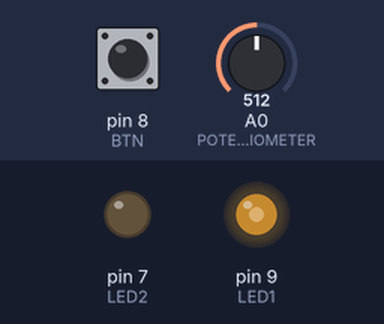
A sketch run on a simulated Arduino Uno, built with avr-gcc and run on an emulated ATmega328P. Shown: output pins drawn as LEDs (lit = HIGH). Dashed ring = blinking. The test bench sets the inputs (shaded band); at power-on: A0 (POTENTIOMETER) = 512, pin 8 (BTN) HIGH.

Above: at 1.2 s.
1.3 s: A0 (POTENTIOMETER) set to 716
At 1.7 s:
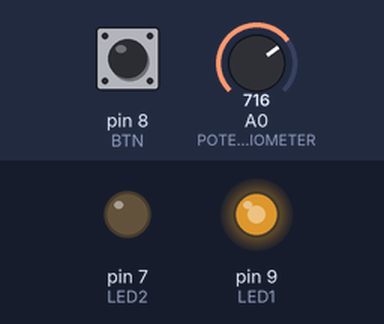
2.8 s: A0 (POTENTIOMETER) set to 900
At 4.0 s:
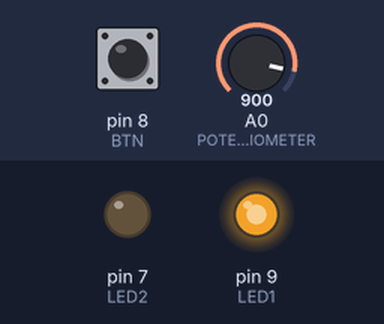
4.3 s: A0 (POTENTIOMETER) set to 122
At 5.2 s:
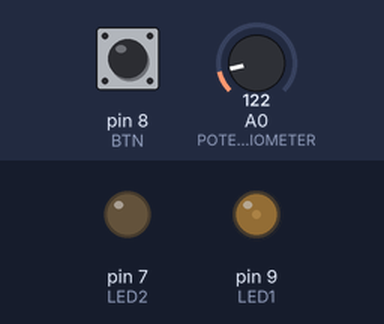
5.8 s: A0 (POTENTIOMETER) set to 0
At 6.3 s:
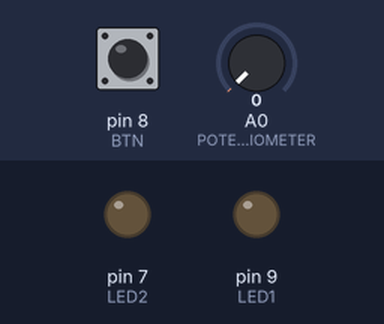
7.3 s: pin 8 (BTN) pulsed LOW 5 times (0.12 s each, 0.3 s apart)
At 7.87 s:
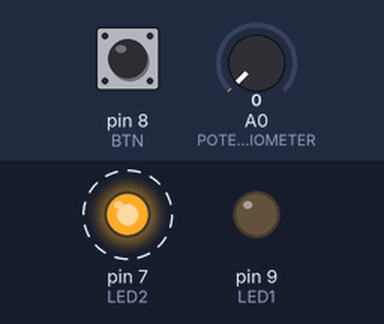
10.3 s: pin 8 (BTN) pulled LOW for 0.15 s
At 11.7 s:
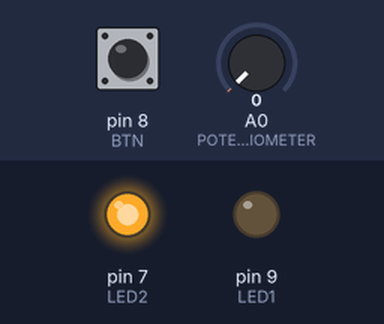
Timing chart, 0 to 12.9 s (numbered marks = the images above; inputs shaded):
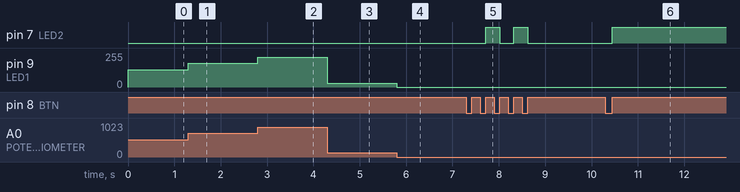

Measured:
- after the input at 1.3 s, pin 9 (LED1): 128/255 → 179/255 at once
- after the input at 2.8 s, pin 9 (LED1): 179/255 → 225/255 at once
- after the input at 4.3 s, pin 9 (LED1): 225/255 → 30/255 at once
- after the input at 5.8 s, pin 9 (LED1): 30/255 → 0/255 at once
- after the input at 7.3 s, pin 7 (LED2): alternates HIGH for 0.30 s and LOW for 0.30 s, 4 changes in all, then stays LOW, starting after 0.42 s
- after the input at 10.3 s, pin 7 (LED2): LOW → HIGH after 0.15 s

The sketch:

potentiometer.ino
```cpp
const int POTENTIOMETER = A0;
const int LED1 = 9;
const int LED2 = 7;
const int BTN = 8;
const int POT_MARGIN = 2;
const int BTN_DEBOUNCE = 50;

void setup() {
    pinMode(BTN, INPUT_PULLUP);
    pinMode(LED1, OUTPUT);
    pinMode(LED2, OUTPUT);
}

int potLast = 0;
int btnLast = LOW;
long long btnTimer = 0;
bool on = true;
bool low = false;

bool buttonPressed(int pin) {
    int btnRead = digitalRead(pin);
    btnTimer++;

    if (btnTimer >= BTN_DEBOUNCE) {
        if (btnRead == LOW) {
            low = true;
        }
        else if (btnRead == HIGH) {
            btnTimer = 0;
            bool tmp = low;
            low = false;
            return tmp;
        }
    }

    return false;
}

void loop() {
    if (buttonPressed(BTN)) {
        on = !on;
        digitalWrite(LED2, on ? HIGH : LOW);
    }

    if (on) {
        int potCurrent = analogRead(POTENTIOMETER);

        if (potCurrent > (potLast + POT_MARGIN) || potCurrent < (potLast - POT_MARGIN)) {
            potLast = potCurrent;
            analogWrite(LED1, potCurrent / 4);
        }
    }
}
```
